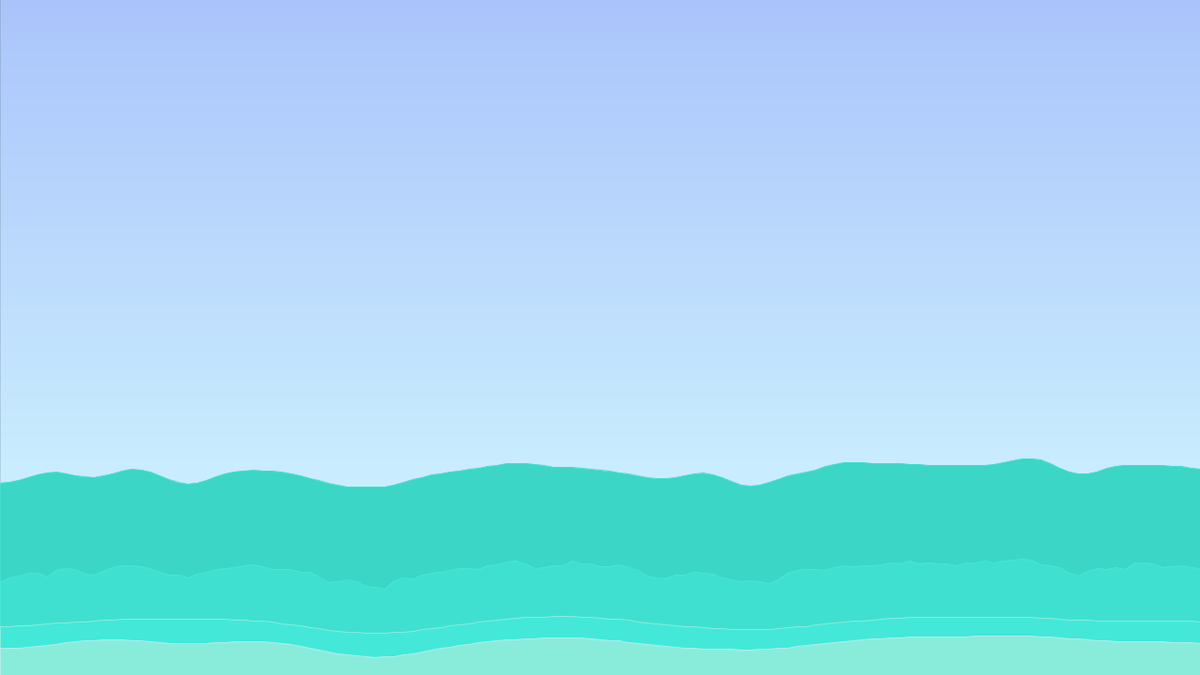
Frame 1 (no input)
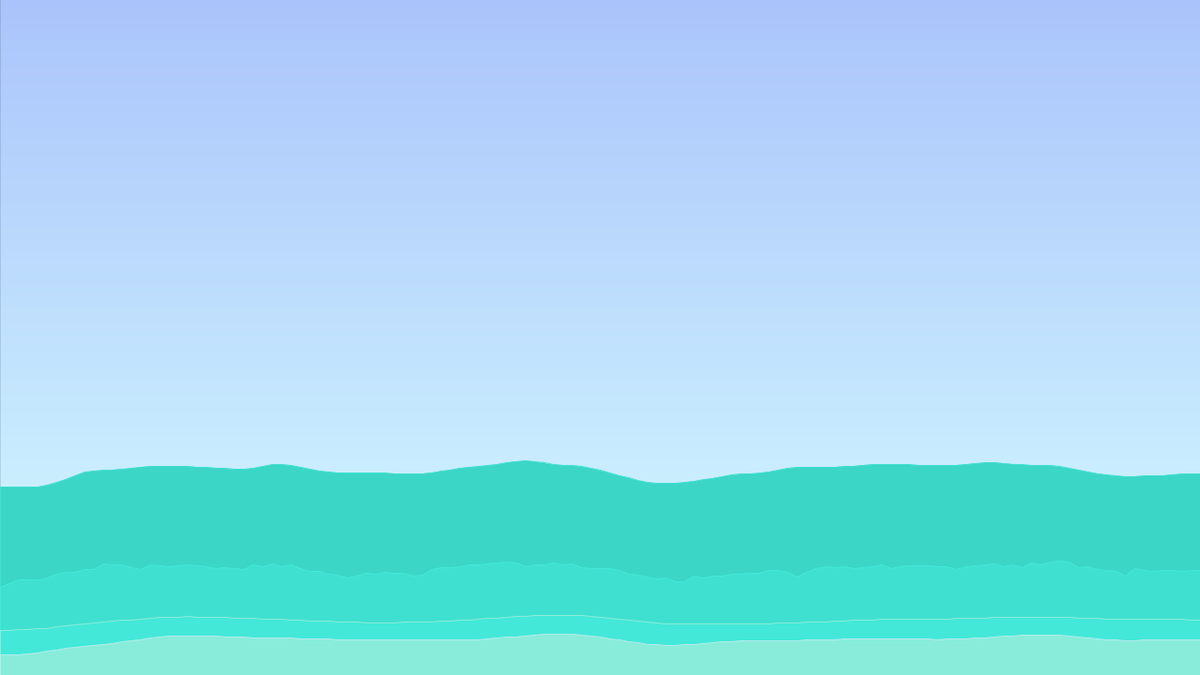
Frame 60 (the mouse pressed at the canvas centre just before this capture)
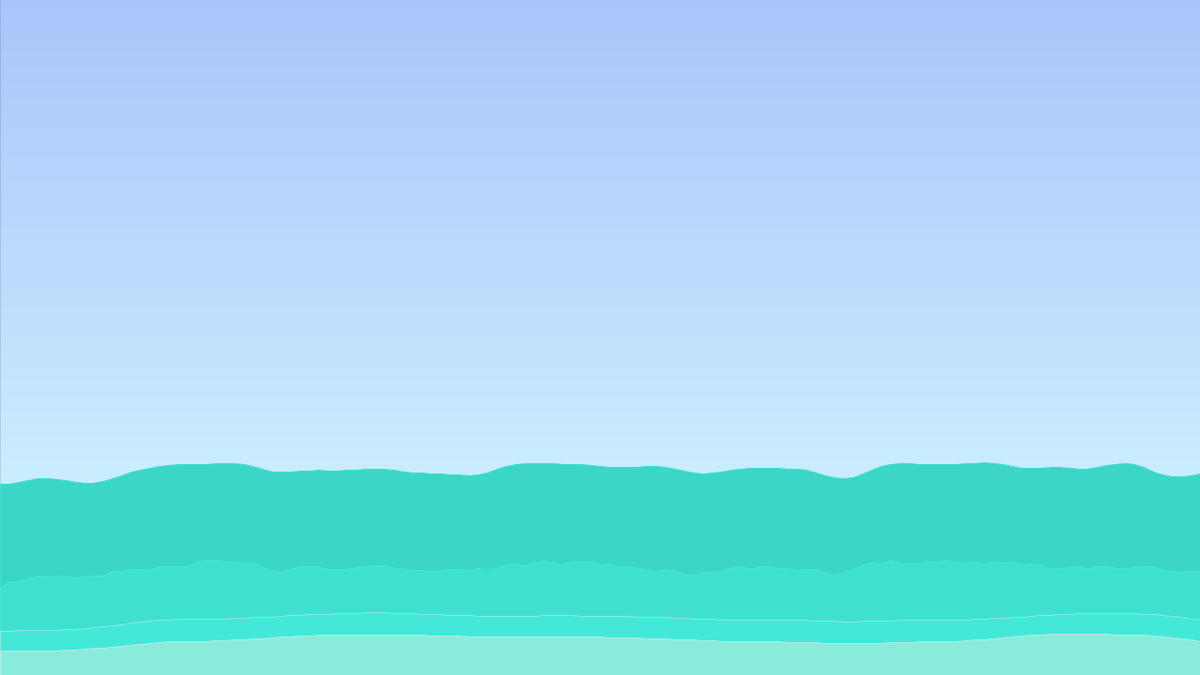
Frame 120 (the mouse held since frame 60 and released just before this capture)

The Processing sketch that drew these frames (run headless with seeded random() and noise(); from frame 60 on, the mouse is pressed at the canvas centre):

// Processing sketch: NoiseWave
// ── NoiseWave.pde
/**
 * Noise Wave
 * by Daniel Shiffman.  
 * 
 * Using Perlin Noise to generate a wave-like pattern. 
 */
// http://www.color-hex.com/color-palette/1836

// Constants
int Y_AXIS = 1;
int X_AXIS = 2;

float yoff03 = 0.0;        // 2nd dimension of perlin noise
float yinc03 = 0.008;
float yoff04 = 0.0;        // 2nd dimension of perlin noise
float yinc04 = 0.01;
float yoff01 = 0.0;        // 2nd dimension of perlin noise
float yinc01 = 0.007; 
float yoff02 = 0.0;        // 2nd dimension of perlin noise
float yinc02 = 0.006; 
float xinc = 0.05;
color sky1, sky2;
float noiseVal;
float noiseScale=0.02;

void setup() {
  size(1280, 720);
  sky2 = color(215,254,255);
  sky1 = color(170,196,251);
}

void draw() {
  background(51);
  setGradient(0, 0, width, height, sky1, sky2, Y_AXIS);
  
  drawGNoiseWave01(); //back wave
  drawGNoiseWave02();
  drawGNoiseWave03(); // front wave
  drawDemoNoiseWave();
  
  
}

void drawGNoiseWave03() {
  int yMax = height - 25;
  int yMin = height - 70;
  
  stroke(137,236,218);
  fill(67,232,216);
  // We are going to draw a polygon out of the wave points
  
  noiseDetail(4,0.2);
  yoff03 = drawWave(yMin, yMax, yoff03, yinc03, xinc);

}

void drawGNoiseWave02() {
  int yMax = height - 100;
  int yMin = height - 140;
  
  stroke(67,232,216);
  fill(64,224,208);
  // We are going to draw a polygon out of the wave points
  
  noiseDetail(8,0.7);
  yoff02 = drawWave(yMin, yMax, yoff02, yinc02, xinc);

}
void drawGNoiseWave01() {
  int yMax = height - 200;
  int yMin = height - 240;
  
  stroke(64,224,208);
  fill(59,214,198);
  // We are going to draw a polygon out of the wave points
  
  noiseDetail(3,0.9);
  yoff01 = drawWave(yMin, yMax, yoff01, yinc01, xinc);

}

void drawDemoNoiseWave() {
  int yMax = height - 5;
  int yMin = height - 50;
  stroke(179,236,236);
  fill(137,236,218);
  // We are going to draw a polygon out of the wave points
  
  noiseDetail(2,0.5);  // noiseDetail(octavesCount, falloff)
  yoff04 = drawWave(yMin, yMax, yoff04, yinc04, xinc);
}

float drawWave(int yMin, int yMax, float yoff, float yinc, float xinc) {
  
    beginShape(); 
  
  float xoff = 0;       // Option #1: 2D Noise
  // float xoff = yoff; // Option #2: 1D Noise
  
  // Iterate over horizontal pixels
  for (float x = 0; x <= width; x += 10) {
    // Calculate a y value according to noise, map to 
    float y = map(noise(xoff, yoff), 0, 1, yMin, yMax); // Option #1: 2D Noise
    // float y = map(noise(xoff), 0, 1, 200,300);    // Option #2: 1D Noise
    
    // Set the vertex
    vertex(x, y); 
    // Increment x dimension for noise
    xoff += xinc;
  }
  // increment y dimension for noise
  yoff += yinc;
  vertex(width, height);
  vertex(0, height);
  endShape(CLOSE);
  return yoff;
}


void setGradient(int x, int y, float w, float h, color c1, color c2, int axis ) {

  noFill();

  if (axis == Y_AXIS) {  // Top to bottom gradient
    for (int i = y; i <= y+h; i++) {
      float inter = map(i, y, y+h, 0, 1);
      color c = lerpColor(c1, c2, inter);
      stroke(c);
      line(x, i, x+w, i);
    }
  }  
  else if (axis == X_AXIS) {  // Left to right gradient
    for (int i = x; i <= x+w; i++) {
      float inter = map(i, x, x+w, 0, 1);
      color c = lerpColor(c1, c2, inter);
      stroke(c);
      line(i, y, i, y+h);
    }
  }
}
